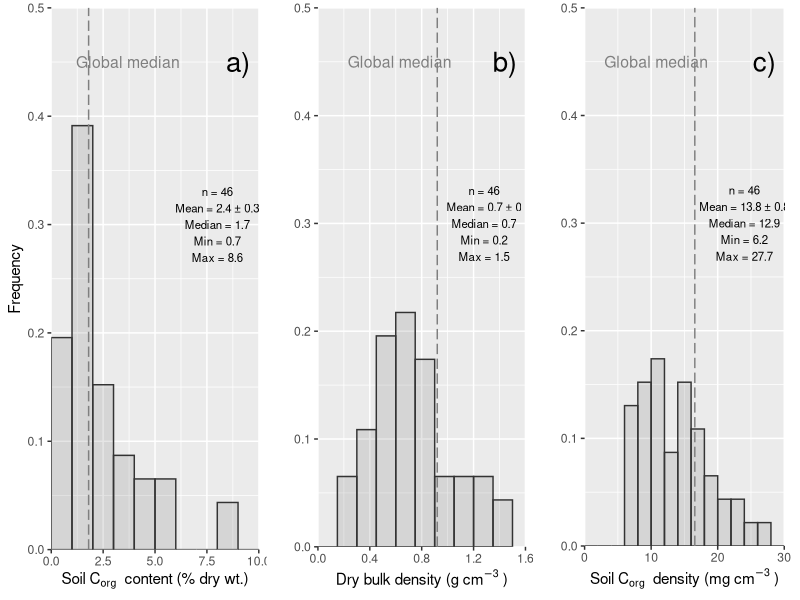

R code for this plot:
#C histograms

library(tidyverse)
library(cowplot)
library(plotrix)

df <- read_csv("./Howard_2019_ESCO_Data.csv") %>% 
  filter(!is.na(longitude))

df$Cdensity <- df$trad_LOI*df$density/100*1000


## Corg content trad.LOI...org
global_mean <-  c(1.8)
variable_of_interest <- df$trad_LOI
ylimits <-  c(0,.5)
xlimits <-  c(0,10)

Corg_plot <- df %>% 
  ggplot(aes(trad_LOI)) + 
  # geom_histogram(aes(y = ..density..),binwidth=density(bci$trad.LOI...org)$bw) 
  geom_histogram(aes(y = (..count..)/sum(..count..)),
                 breaks=seq(0, 10, by = 1), 
                 col="grey20", 
                 fill="grey50", 
                 alpha = .2) +
  annotate("text", x=xlimits[2]*0.9, y=ylimits[2]*0.9, label= "a)",size = 7)+ #####
geom_vline(xintercept = global_mean, col = "grey50", linetype = "longdash")+
  annotate("text", x = global_mean+1.9, y = ylimits[2]*0.90, label = "Global median",
           col = "grey50", size = 4)+
  #  geom_vline(xintercept = median, col = "black", linetype = "dashed")+
  # annotate("text", x = median+1.4, y = ylimits[2]*0.85, label = "Median", col = "black", size = 4.5)+
  scale_y_continuous(expand = c(0.000, 0.0), limits = ylimits)+
  scale_x_continuous(expand = c(0.000, 0.0), limits = xlimits)+
  #limits = c(0,0.61), breaks = seq(0, 0.6, by = 0.2))+
  labs(x = expression(paste("Soil C"[org] ~" content (% dry wt.)")), 
       y ="Frequency")+
  theme(plot.margin = unit(c(0.2, 0.2, 0.2, 0.2), "cm"))+
  annotate("text", x = xlimits[2]*0.8, y = ylimits[2]*0.6, 
           label = paste0("n = ", length(variable_of_interest),
                          "\nMean = ", round(mean(variable_of_interest),1), " ± ", round(std.error(variable_of_interest), 1),
                          "\nMedian = ", round(median(variable_of_interest),1),
                          "\nMin = ", round(min(variable_of_interest),1),
                          "\nMax = ", round(max(variable_of_interest),1)),
           size = 2.9)



## DBD
global_mean <- c(0.92)
variable_of_interest <- df$density
ylimits <- c(0,0.5)
xlimits <- c(0,1.6)

DBD_plot <- df %>% 
  ggplot(aes(density)) + 
  geom_histogram(aes(y = (..count..)/sum(..count..)),
                 breaks=seq(0, 1.7, by = .15), 
                 col="grey20", 
                 fill="grey50", 
                 alpha = .2) +
  annotate("text", x=xlimits[2]*0.9, y=ylimits[2]*0.9, label= "b)",size = 7)+ #####
geom_vline(xintercept = global_mean, col = "grey50", linetype = "longdash")+
  annotate("text", x = global_mean-0.29, y = ylimits[2]*0.9, label = "Global median",
           col = "grey50", size = 4)+
  scale_y_continuous(expand = c(0.000, 0.0), limits = ylimits)+
  scale_x_continuous(expand = c(0.000, 0.0), limits = xlimits)+
  labs(x = expression(paste("Dry bulk density (g cm"^-3~ ")")), 
       y="")+
  theme(plot.margin = unit(c(0.2, 0.2, 0.2, 0.2), "cm"))+
  annotate("text", x = xlimits[2]*0.8, y = ylimits[2]*0.6, 
           label = paste0("n = ", length(variable_of_interest),
                          "\nMean = ", round(mean(variable_of_interest),1), " ± ", round(std.error(variable_of_interest), 1),
                          "\nMedian = ", round(median(variable_of_interest),1),
                          "\nMin = ", round(min(variable_of_interest),1),
                          "\nMax = ", round(max(variable_of_interest),1)),
           size = 2.9)

## C density
global_mean = c(16.56)
variable_of_interest <- df$Cdensity
ylimits <- c(0,0.5)
xlimits <- c(0,30)

Cdensity <- df %>% 
  ggplot(aes(Cdensity)) + 
  geom_histogram(aes(y = (..count..)/sum(..count..)),
                 breaks=seq(0, 30, by = 2), 
                 col="grey20", 
                 fill="grey50", 
                 alpha = .2) +
  annotate("text", x=xlimits[2]*0.9, y=ylimits[2]*0.9, label= "c)",size = 7)+ #####
geom_vline(xintercept = global_mean, col = "grey50", linetype = "longdash")+
  annotate("text", x = global_mean-5.8, y = ylimits[2]*0.9, label = "Global median",
           col = "grey50", size = 4)+
  scale_y_continuous(expand = c(0.000, 0.0), limits = ylimits)+
  scale_x_continuous(expand = c(0.000, 0.0), limits = xlimits)+
  labs(x=expression(paste("Soil C"[org] ~" density (mg cm"^-3~ ")")), 
       y="")+
  theme(plot.margin = unit(c(0.2, 0.4, 0.2, 0.2), "cm"))+
  annotate("text", x = xlimits[2]*0.8, y = ylimits[2]*0.6, 
           label = paste0("n = ", length(variable_of_interest),
                          "\nMean = ", round(mean(variable_of_interest),1), " ± ", round(std.error(variable_of_interest), 1),
                          "\nMedian = ", round(median(variable_of_interest),1),
                          "\nMin = ", round(min(variable_of_interest),1),
                          "\nMax = ", round(max(variable_of_interest),1)),
           size = 2.9)


big_plot <- plot_grid(Corg_plot, DBD_plot, Cdensity, ncol = 3)


ggsave("Fig1_histo.pdf",big_plot, width = 10.8, height = 3.8)